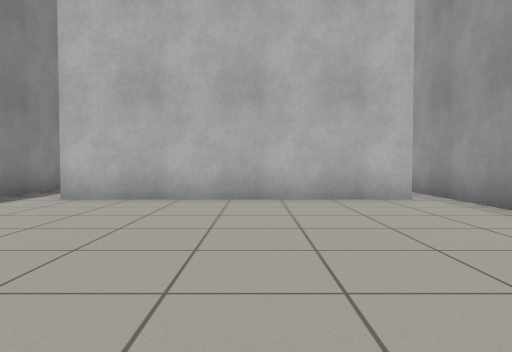
view 1 (above)

20 first-person views from a walk through a Gazebo world. The camera is 0.72 m above the floor, tilts 2° down and sees 70° across. The floor is counted in squares, 1 m on a side. Each view is taken from the middle of a square. On the plan, view 1 faces up. The plan holds only what a view shows up to about 11 squares ahead; the rest is blank. The place goes on beyond the plan.

view 2
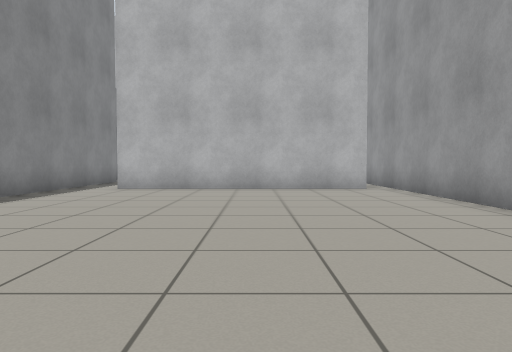

view 3
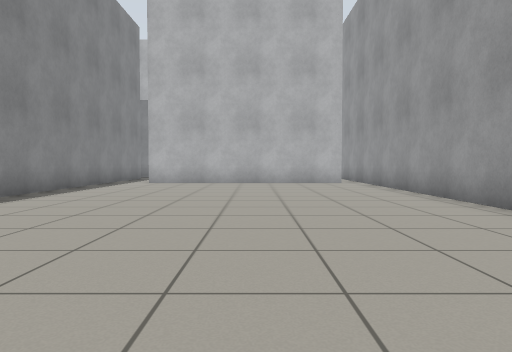

view 4
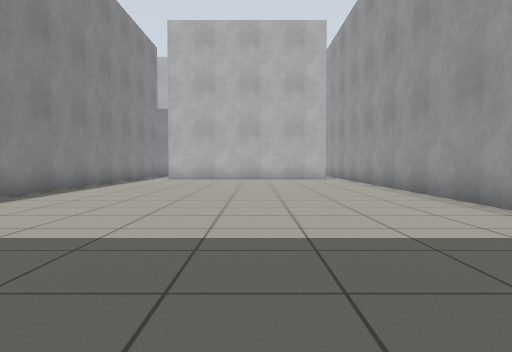

view 5
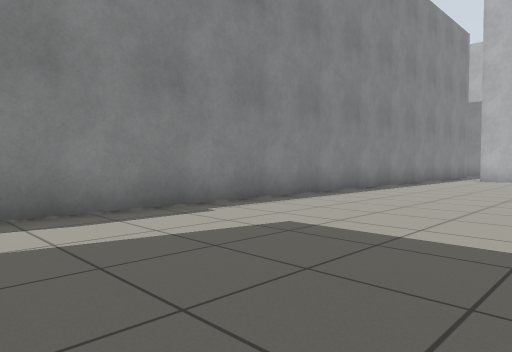

view 6
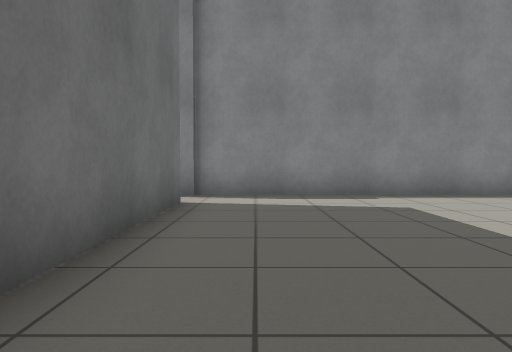

view 7
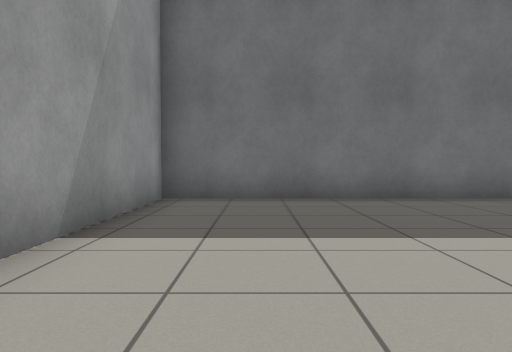

view 8
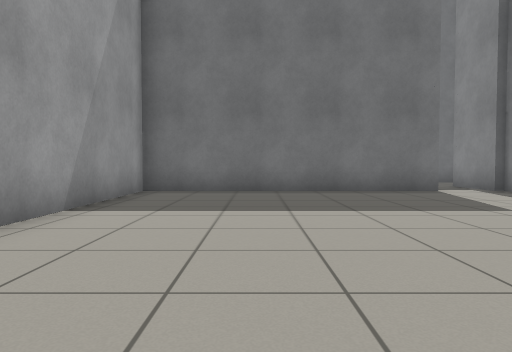

view 9
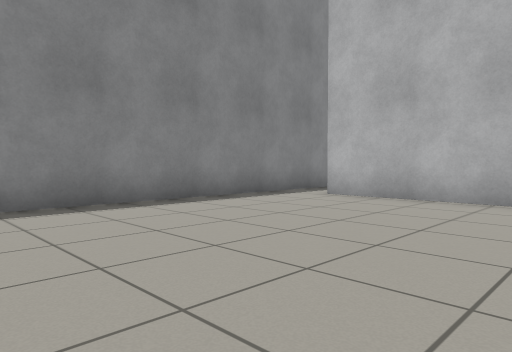

view 10
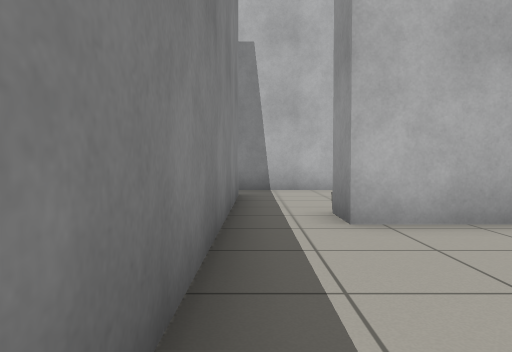

view 11
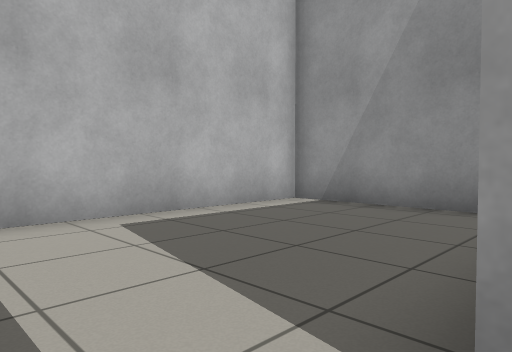

view 12
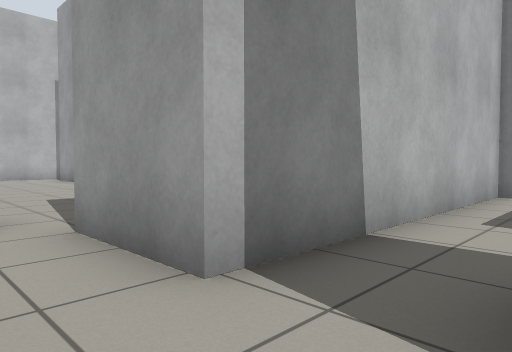

view 13
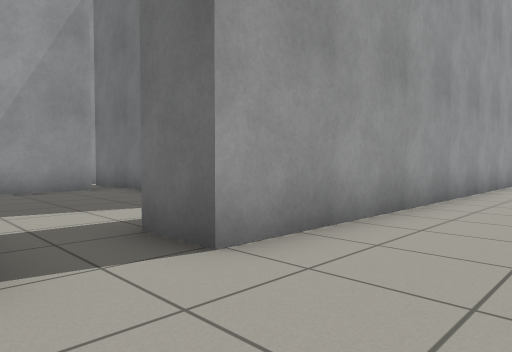

view 14
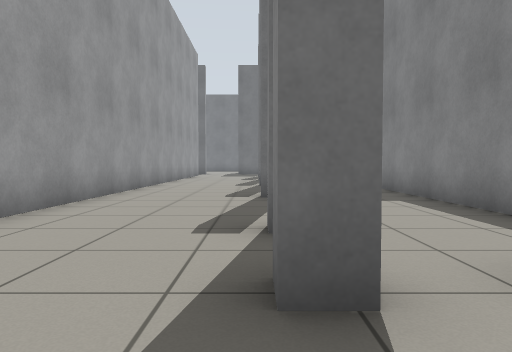

view 15
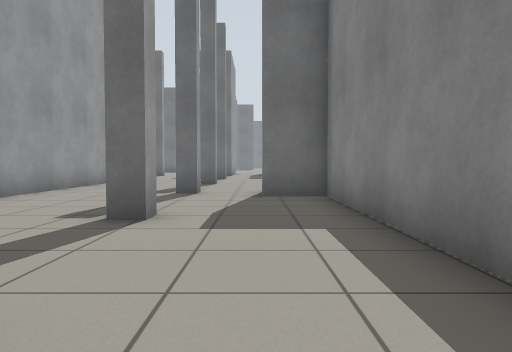

view 16
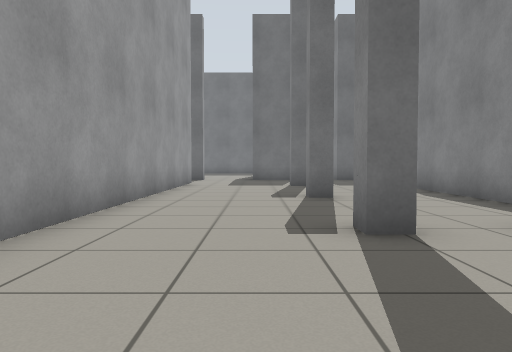

view 17
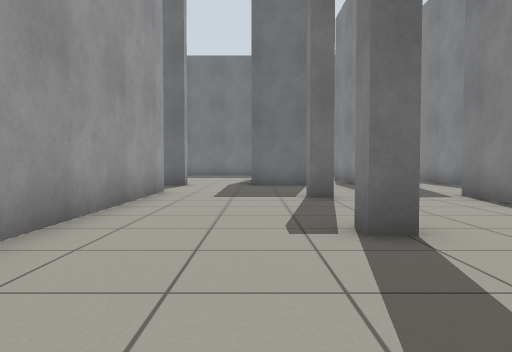

view 18
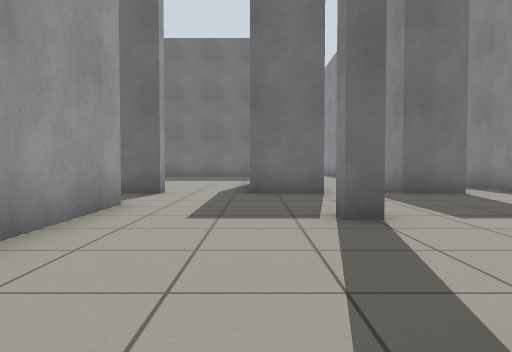

view 19
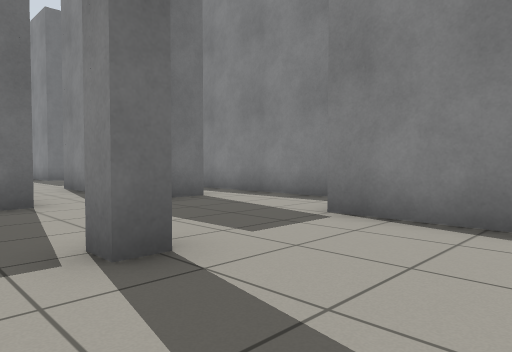

view 20
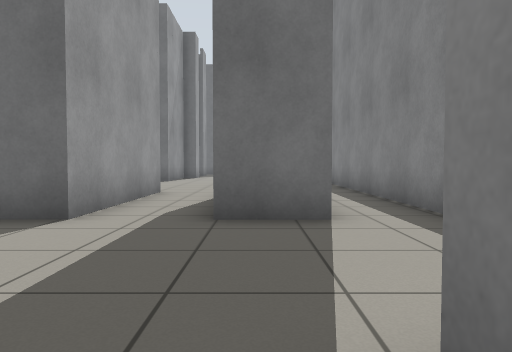

### Floor plan
Ten units are one square. View 1 is at (0, 0); x grows to the right and y downward. Boxes are objects, and circles mark ways between rooms. Rooms are numbered by the first view taken in them; rooms with no view inside come last. Other rooms are left out.
<svg viewBox="-161 -150 205 345">
<path fill="none" stroke="#000" d="M-38 94 39 94 39 -90M31 -73 -39 -73 -39 -84M-54 -86 -54 95M-106 22 -106 16 -101 16 -101 22M-106 -19 -106 -24 -100 -24M-106 56 -101 56 -101 61M-135 44 -135 101M-135 -50 -135 9 -121 9M-106 96 -101 96 -101 101M-106 -82 -101 -82 -101 -76M-66 115 -66 -111M-156 114 -156 185M-140 136 -125 136 -125 149M-125 165 -125 181M-106 182 -106 136 -87 136M-66 -111 -54 -111 -54 -86M0 -82 19 -82M10 -91 10 -128 -66 -128"/>
<circle cx="-45" cy="-80" r="3" fill="#2a7"/>
<circle cx="-60" cy="-120" r="3" fill="#2a7"/>
<text x="-10" y="10">1</text>
<text x="-100" y="10">2</text>
<text x="-30" y="-110">3</text>
</svg>
Room 1 opens to room 3. Room 2 opens to room 3.

Where each view was taken, in squares from view 1:
view 1: 0 up, 0 right, facing up
view 2: 3 down, 0 right, facing up
view 3: 6 down, 0 right, facing up
view 4: 9 down, 0 right, facing up
view 5: 9 down, 0 right, facing up-left
view 6: 8 down, 3 right, facing left
view 7: 2 down, 2 right, facing down
view 8: 0 up, 1 right, facing down
view 9: 0 up, 1 right, facing up-left
view 10: 3 up, 5 left, facing up
view 11: 8 up, 5 left, facing up-right
view 12: 11 up, 8 left, facing up-right
view 13: 13 up, 9 left, facing down-right
view 14: 10 up, 10 left, facing down
view 15: 7 up, 12 left, facing down
view 16: 2 up, 9 left, facing down
view 17: 2 down, 9 left, facing down
view 18: 5 down, 9 left, facing down
view 19: 7 down, 9 left, facing down-left
view 20: 9 down, 13 left, facing down
